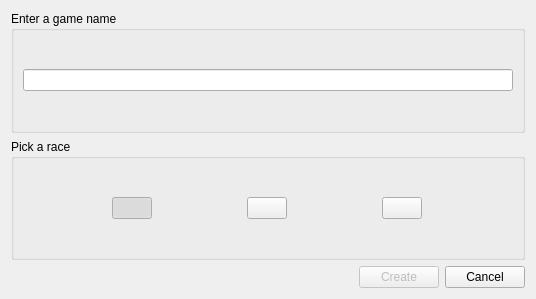
<?xml version="1.0" encoding="UTF-8"?>
<ui version="4.0">
 <class>DlgNewGame</class>
 <widget class="QDialog" name="DlgNewGame">
  <property name="geometry">
   <rect>
    <x>0</x>
    <y>0</y>
    <width>536</width>
    <height>299</height>
   </rect>
  </property>
  <property name="windowTitle">
   <string>Create a new game</string>
  </property>
  <layout class="QVBoxLayout" name="verticalLayout_2">
   <item>
    <widget class="QGroupBox" name="groupName">
     <property name="title">
      <string>Enter a game name</string>
     </property>
     <layout class="QVBoxLayout" name="verticalLayout">
      <item>
       <widget class="QLineEdit" name="editName"/>
      </item>
     </layout>
    </widget>
   </item>
   <item>
    <widget class="QGroupBox" name="groupRace">
     <property name="title">
      <string>Pick a race</string>
     </property>
     <layout class="QHBoxLayout" name="horizontalLayout">
      <item>
       <widget class="QPushButton" name="buttonProtoss">
        <property name="sizePolicy">
         <sizepolicy hsizetype="Fixed" vsizetype="Fixed">
          <horstretch>0</horstretch>
          <verstretch>0</verstretch>
         </sizepolicy>
        </property>
        <property name="text">
         <string/>
        </property>
        <property name="icon">
         <iconset resource="Pictures.qrc">
          <normaloff>:/Images/racelogos/Protoss.png</normaloff>:/Images/racelogos/Protoss.png</iconset>
        </property>
        <property name="iconSize">
         <size>
          <width>150</width>
          <height>150</height>
         </size>
        </property>
        <property name="checkable">
         <bool>true</bool>
        </property>
        <property name="checked">
         <bool>true</bool>
        </property>
        <property name="autoExclusive">
         <bool>true</bool>
        </property>
        <property name="autoDefault">
         <bool>false</bool>
        </property>
        <attribute name="buttonGroup">
         <string notr="true">buttonsRace</string>
        </attribute>
       </widget>
      </item>
      <item>
       <widget class="QPushButton" name="buttonTerran">
        <property name="sizePolicy">
         <sizepolicy hsizetype="Fixed" vsizetype="Fixed">
          <horstretch>0</horstretch>
          <verstretch>0</verstretch>
         </sizepolicy>
        </property>
        <property name="text">
         <string/>
        </property>
        <property name="icon">
         <iconset resource="Pictures.qrc">
          <normaloff>:/Images/racelogos/TerranGray.png</normaloff>:/Images/racelogos/TerranGray.png</iconset>
        </property>
        <property name="iconSize">
         <size>
          <width>150</width>
          <height>150</height>
         </size>
        </property>
        <property name="checkable">
         <bool>true</bool>
        </property>
        <property name="autoExclusive">
         <bool>true</bool>
        </property>
        <property name="autoDefault">
         <bool>false</bool>
        </property>
        <attribute name="buttonGroup">
         <string notr="true">buttonsRace</string>
        </attribute>
       </widget>
      </item>
      <item>
       <widget class="QPushButton" name="buttonZerg">
        <property name="sizePolicy">
         <sizepolicy hsizetype="Fixed" vsizetype="Fixed">
          <horstretch>0</horstretch>
          <verstretch>0</verstretch>
         </sizepolicy>
        </property>
        <property name="text">
         <string/>
        </property>
        <property name="icon">
         <iconset resource="Pictures.qrc">
          <normaloff>:/Images/racelogos/ZergGray.png</normaloff>:/Images/racelogos/ZergGray.png</iconset>
        </property>
        <property name="iconSize">
         <size>
          <width>150</width>
          <height>150</height>
         </size>
        </property>
        <property name="checkable">
         <bool>true</bool>
        </property>
        <property name="autoExclusive">
         <bool>true</bool>
        </property>
        <property name="autoDefault">
         <bool>false</bool>
        </property>
        <attribute name="buttonGroup">
         <string notr="true">buttonsRace</string>
        </attribute>
       </widget>
      </item>
     </layout>
    </widget>
   </item>
   <item>
    <layout class="QHBoxLayout" name="hlayoutButtons">
     <item>
      <spacer name="hspacerButtons">
       <property name="orientation">
        <enum>Qt::Horizontal</enum>
       </property>
       <property name="sizeHint" stdset="0">
        <size>
         <width>40</width>
         <height>20</height>
        </size>
       </property>
      </spacer>
     </item>
     <item>
      <widget class="QPushButton" name="buttonOK">
       <property name="enabled">
        <bool>false</bool>
       </property>
       <property name="text">
        <string>Create</string>
       </property>
      </widget>
     </item>
     <item>
      <widget class="QPushButton" name="buttonCancel">
       <property name="text">
        <string>Cancel</string>
       </property>
      </widget>
     </item>
    </layout>
   </item>
  </layout>
 </widget>
 <tabstops>
  <tabstop>editName</tabstop>
  <tabstop>buttonProtoss</tabstop>
  <tabstop>buttonTerran</tabstop>
  <tabstop>buttonZerg</tabstop>
  <tabstop>buttonOK</tabstop>
  <tabstop>buttonCancel</tabstop>
 </tabstops>
 <resources>
  <include location="Pictures.qrc"/>
 </resources>
 <connections/>
 <buttongroups>
  <buttongroup name="buttonsRace"/>
 </buttongroups>
</ui>
